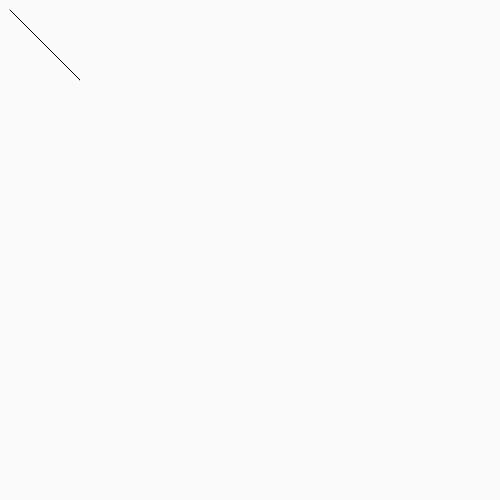
Frame 1 (no input)
Frame 60 (no input): identical to frame 1, image omitted
Frame 120 (the mouse pressed at the canvas centre since frame 60): identical to frame 1, image omitted

The p5.js sketch that drew this single still picture (run headless with seeded random() and noise() and a simulated clock; from frame 60 on, the mouse is pressed at the canvas centre):

// p5.js sketch
// ── sketch.js
function setup() {
    createCanvas(500, 500);
}

function draw() {
    background(250);

    let x1 = 10, y1 = 10, x2 = 80, y2 = 80;
    const dx = x2 - x1;
    const dy = y2 - y1;
    const m = dy / dx;

    fill(0, 0, 0)

    if (Math.abs(m) < 1) {
        let i;
        let p0 = 2 * dy - dx;
        beginShape();
        vertex(x1, y1);
        for (i = x1; i < x2; i++) {
            if (p0 < 0) {
                x1 += 1;
                p0 = p0 + 2 * dy
                vertex(x1, y1)
            } else {
                x1 += 1;
                y1 += 1;
                p0 = p0 + 2 * dy - 2 * dx
                vertex(x1, y1)
            }
        }
        vertex(x2, y2);
        endShape();
    } else if (Math.abs(m) >= 1) {
        let i;
        let p0 = 2 * dx - dy;
        beginShape();
        vertex(x1, y1);
        for (i = y1; i < y2; i++) {
            if (p0 < 0) {
                y1 += 1;
                p0 = p0 + 2 * dx
                vertex(x1, y1)
            } else {
                x1 += 1;
                y1 += 1;
                vertex(x1, y1)
                p0 = p0 + 2 * (dx - dy);
            }
        }
        vertex(x2, y2);
        endShape();
    }
}
